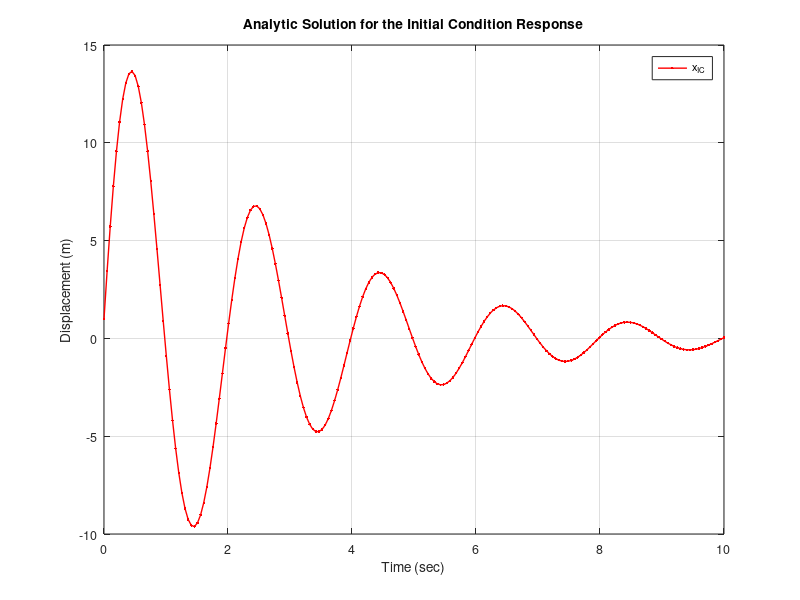

Write the MATLAB code that produced this figure.
%% Controls Notes of a Time-Domain response of a system
% Learning to plot and model a time domain response of a system in order to
% find the transient response of the system.

% --define the model parameters
m = 10; k = 100; b = 7; 
wn = sqrt(k/m);  z = b/(2*m*wn);
wd = wn*sqrt(1-z^2);
N = 200;
t = linspace(0,10,N);
x0 = 1;  
x0dot = 50;
c = (x0dot + z*wn*x0)/wd;

%  --compute the Initial Condition Response
x_ana_IC = exp(-z*wn*t).*(x0*cos(wd*t)+c*sin(wd*t));

%  --plot the Analytic Initial Condition Response
set(0,'defaultaxesfontsize',9)
set(0,'defaultlinelinewidth',1)
figure
plot(t,x_ana_IC,'r.-')
    grid on
    xlabel('Time (sec)')
    ylabel('Displacement (m)')
    title('Analytic Solution for the Initial Condition Response')
    legend('x_{IC}')
